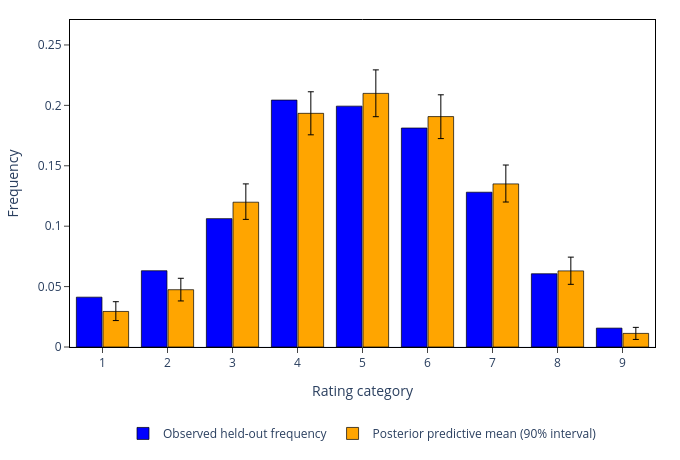

Write notebook code for a chart like this one.
### Code cell
reports_dir = Path(ROOT_DIR / "reports/manuscript2")
figure_path = reports_dir / "figure9_heldout_ppc_category_frequencies.png"

plot_df = posterior_predictive_category_freq_df.copy()
plot_df["category_label"] = plot_df["category"].astype(str)
plot_df["ppc_error_plus"] = plot_df["ppc_q95_freq"] - plot_df["ppc_mean_freq"]
plot_df["ppc_error_minus"] = plot_df["ppc_mean_freq"] - plot_df["ppc_q05_freq"]

observed_color = "blue"
posterior_predictive_color = "orange"
outline_color = "black"

fig = go.Figure()
fig.add_trace(
    go.Bar(
        x=plot_df["category_label"],
        y=plot_df["observed_freq"],
        name="Observed held-out frequency",
        marker=dict(
            color=observed_color,
            line=dict(color=outline_color, width=0.7),
        ),
        offsetgroup="observed",
    )
)
fig.add_trace(
    go.Bar(
        x=plot_df["category_label"],
        y=plot_df["ppc_mean_freq"],
        name="Posterior predictive mean (90% interval)",
        marker=dict(
            color=posterior_predictive_color,
            line=dict(color=outline_color, width=0.7),
        ),
        error_y=dict(
            type="data",
            array=plot_df["ppc_error_plus"],
            arrayminus=plot_df["ppc_error_minus"],
            visible=True,
            color=outline_color,
            thickness=1.0,
            width=3,
        ),
        offsetgroup="posterior_predictive",
    )
)

fig.update_layout(
    template="custom",
    width=680,
    height=460,
    bargap=0.18,
    bargroupgap=0.04,
    xaxis_title="Rating category",
    yaxis_title="Frequency",
    yaxis_range=[0, max(ppc_upper.max(), observed_freq.max()) * 1.18],
    legend=dict(
        orientation="h",
        yanchor="top",
        y=-0.22,
        xanchor="center",
        x=0.5,
        traceorder="normal",
    ),
    margin=dict(l=70, r=25, t=20, b=110),
)

reports_dir.mkdir(parents=True, exist_ok=True)
fig.write_image(figure_path, scale=3)
fig.show()

print(f"Saved PNG: {figure_path}")

### Figure 1 — Plotly figure (JSON) as saved in the notebook; plotly's stock layout.template omitted (floating-point values rounded to 4 significant figures)
{"data": [{"marker": {"color": "blue", "line": {"color": "black", "width": 0.7}}, "name": "Observed held-out frequency", "offsetgroup": "observed", "type": "bar", "x": ["1", "2", "3", "4", "5", "6", "7", "8", "9"], "y": [0.04125, 0.06313, 0.1062, 0.2044, 0.1994, 0.1812, 0.1281, 0.06062, 0.01562]}, {"error_y": {"array": [0.008071, 0.009456, 0.01514, 0.01784, 0.01945, 0.01803, 0.01563, 0.01138, 0.004996], "arrayminus": [0.007554, 0.009294, 0.01424, 0.01778, 0.0193, 0.01822, 0.015, 0.01112, 0.005004], "color": "black", "thickness": 1, "type": "data", "visible": true, "width": 3}, "marker": {"color": "orange", "line": {"color": "black", "width": 0.7}}, "name": "Posterior predictive mean (90% interval)", "offsetgroup": "posterior_predictive", "type": "bar", "x": ["1", "2", "3", "4", "5", "6", "7", "8", "9"], "y": [0.02943, 0.04742, 0.1199, 0.1934, 0.2099, 0.1907, 0.135, 0.063, 0.01125]}], "layout": {"bargap": 0.18, "bargroupgap": 0.04, "height": 460, "legend": {"orientation": "h", "traceorder": "normal", "x": 0.5, "xanchor": "center", "y": -0.22, "yanchor": "top"}, "margin": {"b": 110, "l": 70, "r": 25, "t": 20}, "width": 680, "xaxis": {"title": {"text": "Rating category"}}, "yaxis": {"range": [0, 0.2707], "title": {"text": "Frequency"}}}}
